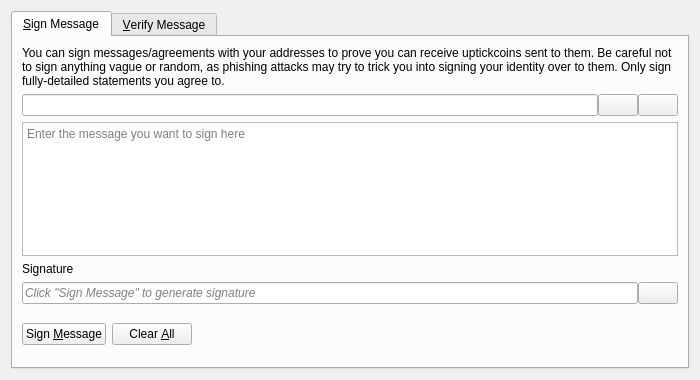
<?xml version="1.0" encoding="UTF-8"?>
<ui version="4.0">
 <class>SignVerifyMessageDialog</class>
 <widget class="QDialog" name="SignVerifyMessageDialog">
  <property name="geometry">
   <rect>
    <x>0</x>
    <y>0</y>
    <width>700</width>
    <height>380</height>
   </rect>
  </property>
  <property name="windowTitle">
   <string>Signatures - Sign / Verify a Message</string>
  </property>
  <property name="modal">
   <bool>true</bool>
  </property>
  <layout class="QVBoxLayout" name="verticalLayout">
   <item>
    <widget class="QTabWidget" name="tabWidget">
     <property name="currentIndex">
      <number>0</number>
     </property>
     <widget class="QWidget" name="tabSignMessage">
      <attribute name="title">
       <string>&amp;Sign Message</string>
      </attribute>
      <layout class="QVBoxLayout" name="verticalLayout_SM">
       <item>
        <widget class="QLabel" name="infoLabel_SM">
         <property name="text">
          <string>You can sign messages/agreements with your addresses to prove you can receive uptickcoins sent to them. Be careful not to sign anything vague or random, as phishing attacks may try to trick you into signing your identity over to them. Only sign fully-detailed statements you agree to.</string>
         </property>
         <property name="textFormat">
          <enum>Qt::PlainText</enum>
         </property>
         <property name="wordWrap">
          <bool>true</bool>
         </property>
        </widget>
       </item>
       <item>
        <layout class="QHBoxLayout" name="horizontalLayout_1_SM">
         <property name="spacing">
          <number>0</number>
         </property>
         <item>
          <widget class="QValidatedLineEdit" name="addressIn_SM">
           <property name="toolTip">
            <string>The UpTickCoin address to sign the message with</string>
           </property>
          </widget>
         </item>
         <item>
          <widget class="QPushButton" name="addressBookButton_SM">
           <property name="toolTip">
            <string>Choose previously used address</string>
           </property>
           <property name="text">
            <string/>
           </property>
           <property name="icon">
            <iconset resource="../uptickcoin.qrc">
             <normaloff>:/icons/address-book</normaloff>:/icons/address-book</iconset>
           </property>
           <property name="shortcut">
            <string>Alt+A</string>
           </property>
           <property name="autoDefault">
            <bool>false</bool>
           </property>
          </widget>
         </item>
         <item>
          <widget class="QPushButton" name="pasteButton_SM">
           <property name="toolTip">
            <string>Paste address from clipboard</string>
           </property>
           <property name="text">
            <string/>
           </property>
           <property name="icon">
            <iconset resource="../uptickcoin.qrc">
             <normaloff>:/icons/editpaste</normaloff>:/icons/editpaste</iconset>
           </property>
           <property name="shortcut">
            <string>Alt+P</string>
           </property>
           <property name="autoDefault">
            <bool>false</bool>
           </property>
          </widget>
         </item>
        </layout>
       </item>
       <item>
        <widget class="QPlainTextEdit" name="messageIn_SM">
         <property name="toolTip">
          <string>Enter the message you want to sign here</string>
         </property>
         <property name="placeholderText">
          <string>Enter the message you want to sign here</string>
         </property>
        </widget>
       </item>
       <item>
        <widget class="QLabel" name="signatureLabel_SM">
         <property name="text">
          <string>Signature</string>
         </property>
         <property name="textFormat">
          <enum>Qt::PlainText</enum>
         </property>
        </widget>
       </item>
       <item>
        <layout class="QHBoxLayout" name="horizontalLayout_2_SM">
         <property name="spacing">
          <number>0</number>
         </property>
         <item>
          <widget class="QLineEdit" name="signatureOut_SM">
           <property name="placeholderText">
            <string>Click "Sign Message" to generate signature</string>
           </property>
           <property name="font">
            <font>
             <italic>true</italic>
            </font>
           </property>
           <property name="readOnly">
            <bool>true</bool>
           </property>
          </widget>
         </item>
         <item>
          <widget class="QPushButton" name="copySignatureButton_SM">
           <property name="toolTip">
            <string>Copy the current signature to the system clipboard</string>
           </property>
           <property name="text">
            <string/>
           </property>
           <property name="icon">
            <iconset resource="../uptickcoin.qrc">
             <normaloff>:/icons/editcopy</normaloff>:/icons/editcopy</iconset>
           </property>
           <property name="autoDefault">
            <bool>false</bool>
           </property>
          </widget>
         </item>
        </layout>
       </item>
       <item>
        <layout class="QHBoxLayout" name="horizontalLayout_3_SM">
         <item>
          <widget class="QPushButton" name="signMessageButton_SM">
           <property name="toolTip">
            <string>Sign the message to prove you own this UpTickCoin address</string>
           </property>
           <property name="text">
            <string>Sign &amp;Message</string>
           </property>
           <property name="icon">
            <iconset resource="../uptickcoin.qrc">
             <normaloff>:/icons/edit</normaloff>:/icons/edit</iconset>
           </property>
           <property name="autoDefault">
            <bool>false</bool>
           </property>
          </widget>
         </item>
         <item>
          <widget class="QPushButton" name="clearButton_SM">
           <property name="toolTip">
            <string>Reset all sign message fields</string>
           </property>
           <property name="text">
            <string>Clear &amp;All</string>
           </property>
           <property name="icon">
            <iconset resource="../uptickcoin.qrc">
             <normaloff>:/icons/remove</normaloff>:/icons/remove</iconset>
           </property>
           <property name="autoDefault">
            <bool>false</bool>
           </property>
          </widget>
         </item>
         <item>
          <spacer name="horizontalSpacer_1_SM">
           <property name="orientation">
            <enum>Qt::Horizontal</enum>
           </property>
           <property name="sizeHint" stdset="0">
            <size>
             <width>40</width>
             <height>48</height>
            </size>
           </property>
          </spacer>
         </item>
         <item>
          <widget class="QLabel" name="statusLabel_SM">
           <property name="font">
            <font>
             <weight>75</weight>
             <bold>true</bold>
            </font>
           </property>
           <property name="text">
            <string/>
           </property>
           <property name="wordWrap">
            <bool>true</bool>
           </property>
          </widget>
         </item>
         <item>
          <spacer name="horizontalSpacer_2_SM">
           <property name="orientation">
            <enum>Qt::Horizontal</enum>
           </property>
           <property name="sizeHint" stdset="0">
            <size>
             <width>40</width>
             <height>48</height>
            </size>
           </property>
          </spacer>
         </item>
        </layout>
       </item>
      </layout>
     </widget>
     <widget class="QWidget" name="tabVerifyMessage">
      <attribute name="title">
       <string>&amp;Verify Message</string>
      </attribute>
      <layout class="QVBoxLayout" name="verticalLayout_VM">
       <item>
        <widget class="QLabel" name="infoLabel_VM">
         <property name="text">
          <string>Enter the receiver's address, message (ensure you copy line breaks, spaces, tabs, etc. exactly) and signature below to verify the message. Be careful not to read more into the signature than what is in the signed message itself, to avoid being tricked by a man-in-the-middle attack. Note that this only proves the signing party receives with the address, it cannot prove sendership of any transaction!</string>
         </property>
         <property name="textFormat">
          <enum>Qt::PlainText</enum>
         </property>
         <property name="alignment">
          <set>Qt::AlignLeading|Qt::AlignLeft|Qt::AlignTop</set>
         </property>
         <property name="wordWrap">
          <bool>true</bool>
         </property>
        </widget>
       </item>
       <item>
        <layout class="QHBoxLayout" name="horizontalLayout_1_VM">
         <property name="spacing">
          <number>0</number>
         </property>
         <item>
          <widget class="QValidatedLineEdit" name="addressIn_VM">
           <property name="toolTip">
            <string>The UpTickCoin address the message was signed with</string>
           </property>
          </widget>
         </item>
         <item>
          <widget class="QPushButton" name="addressBookButton_VM">
           <property name="toolTip">
            <string>Choose previously used address</string>
           </property>
           <property name="text">
            <string/>
           </property>
           <property name="icon">
            <iconset resource="../uptickcoin.qrc">
             <normaloff>:/icons/address-book</normaloff>:/icons/address-book</iconset>
           </property>
           <property name="shortcut">
            <string>Alt+A</string>
           </property>
           <property name="autoDefault">
            <bool>false</bool>
           </property>
          </widget>
         </item>
        </layout>
       </item>
       <item>
        <widget class="QPlainTextEdit" name="messageIn_VM">
          <property name="toolTip">
            <string>The signed message to verify</string>
          </property>
          <property name="placeholderText">
            <string>The signed message to verify</string>
          </property>
        </widget>
       </item>
       <item>
        <widget class="QValidatedLineEdit" name="signatureIn_VM">
          <property name="toolTip">
            <string>The signature given when the message was signed</string>
          </property>
          <property name="placeholderText">
            <string>The signature given when the message was signed</string>
          </property>
        </widget>
       </item>
       <item>
        <layout class="QHBoxLayout" name="horizontalLayout_2_VM">
         <item>
          <widget class="QPushButton" name="verifyMessageButton_VM">
           <property name="toolTip">
            <string>Verify the message to ensure it was signed with the specified UpTickCoin address</string>
           </property>
           <property name="text">
            <string>Verify &amp;Message</string>
           </property>
           <property name="icon">
            <iconset resource="../uptickcoin.qrc">
             <normaloff>:/icons/transaction_0</normaloff>:/icons/transaction_0</iconset>
           </property>
           <property name="autoDefault">
            <bool>false</bool>
           </property>
          </widget>
         </item>
         <item>
          <widget class="QPushButton" name="clearButton_VM">
           <property name="toolTip">
            <string>Reset all verify message fields</string>
           </property>
           <property name="text">
            <string>Clear &amp;All</string>
           </property>
           <property name="icon">
            <iconset resource="../uptickcoin.qrc">
             <normaloff>:/icons/remove</normaloff>:/icons/remove</iconset>
           </property>
           <property name="autoDefault">
            <bool>false</bool>
           </property>
          </widget>
         </item>
         <item>
          <spacer name="horizontalSpacer_1_VM">
           <property name="orientation">
            <enum>Qt::Horizontal</enum>
           </property>
           <property name="sizeHint" stdset="0">
            <size>
             <width>40</width>
             <height>48</height>
            </size>
           </property>
          </spacer>
         </item>
         <item>
          <widget class="QLabel" name="statusLabel_VM">
           <property name="font">
            <font>
             <weight>75</weight>
             <bold>true</bold>
            </font>
           </property>
           <property name="text">
            <string/>
           </property>
           <property name="wordWrap">
            <bool>true</bool>
           </property>
          </widget>
         </item>
         <item>
          <spacer name="horizontalSpacer_2_VM">
           <property name="orientation">
            <enum>Qt::Horizontal</enum>
           </property>
           <property name="sizeHint" stdset="0">
            <size>
             <width>40</width>
             <height>48</height>
            </size>
           </property>
          </spacer>
         </item>
        </layout>
       </item>
      </layout>
     </widget>
    </widget>
   </item>
  </layout>
 </widget>
 <customwidgets>
  <customwidget>
   <class>QValidatedLineEdit</class>
   <extends>QLineEdit</extends>
   <header>qt/qvalidatedlineedit.h</header>
  </customwidget>
 </customwidgets>
 <resources>
  <include location="../uptickcoin.qrc"/>
 </resources>
 <connections/>
</ui>
